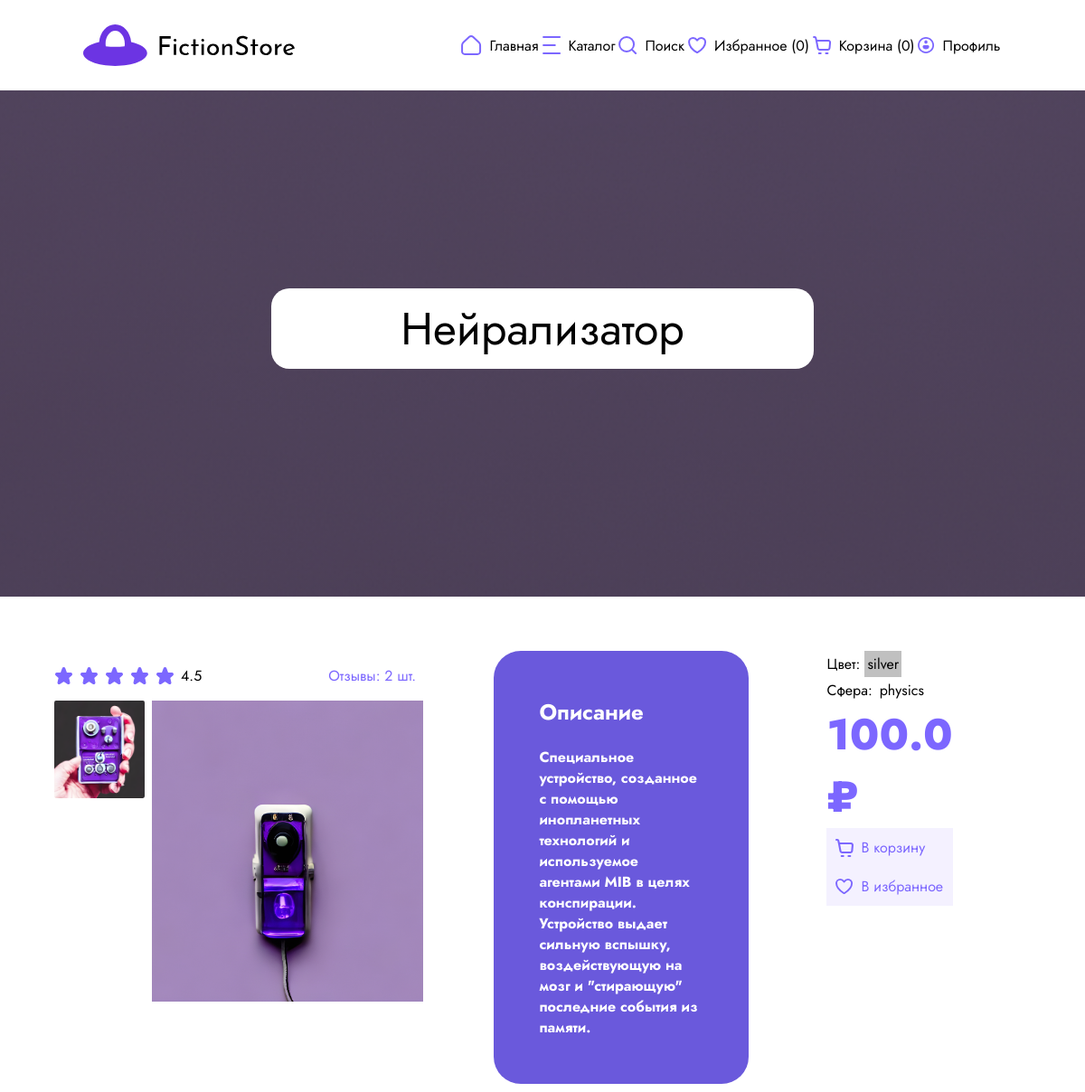
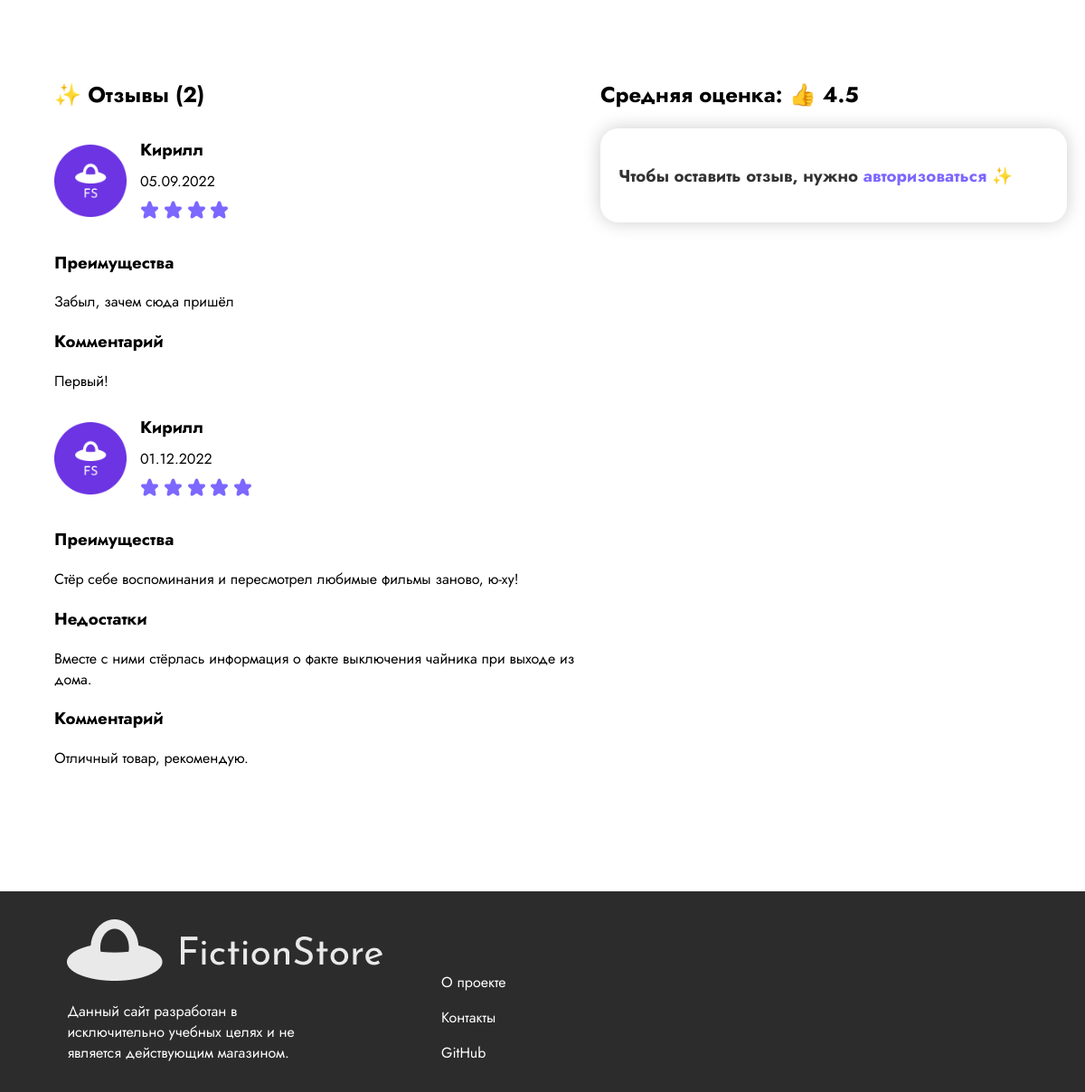
The app's page /product?id=1, older data (2 pictures, top to bottom).
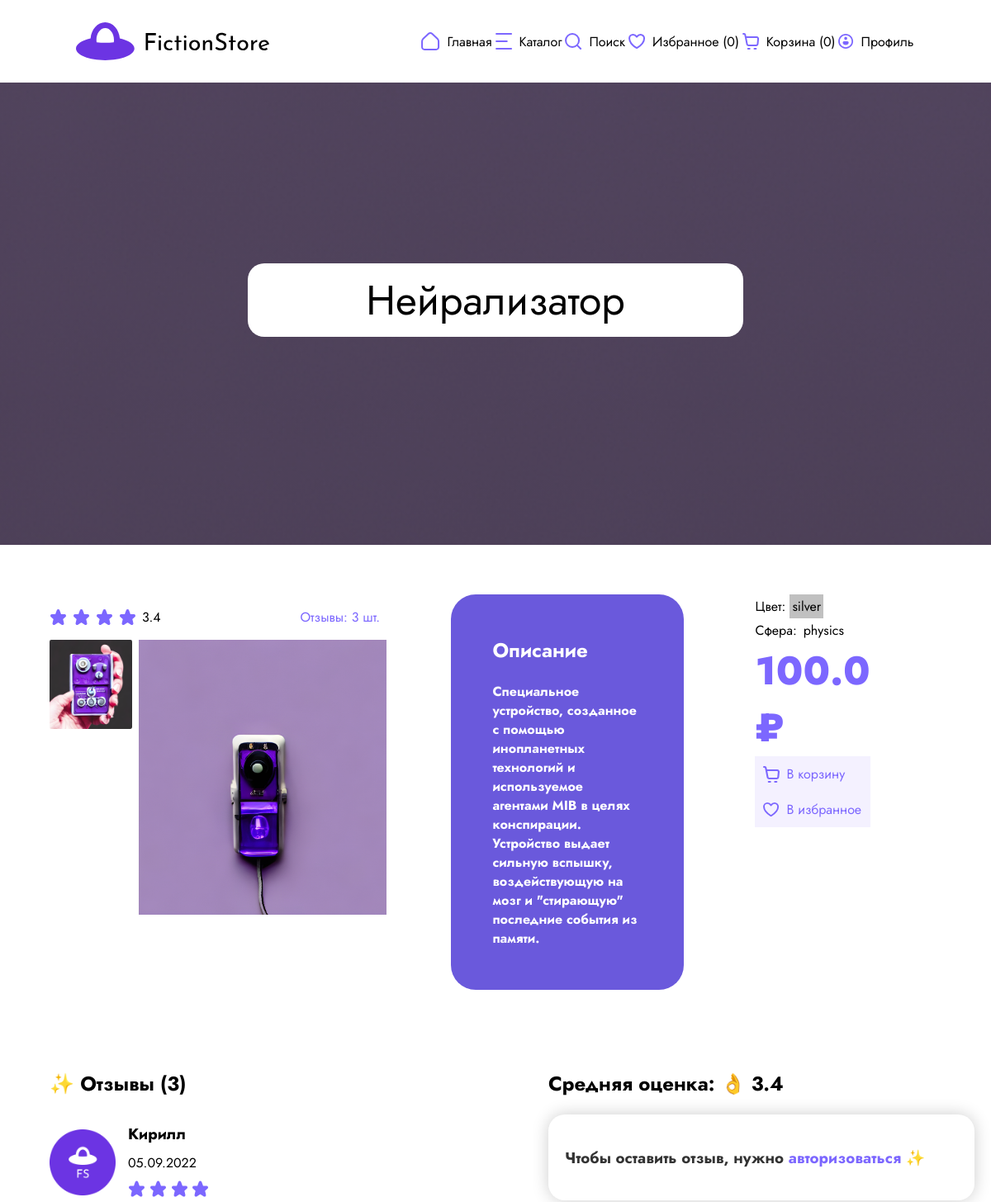
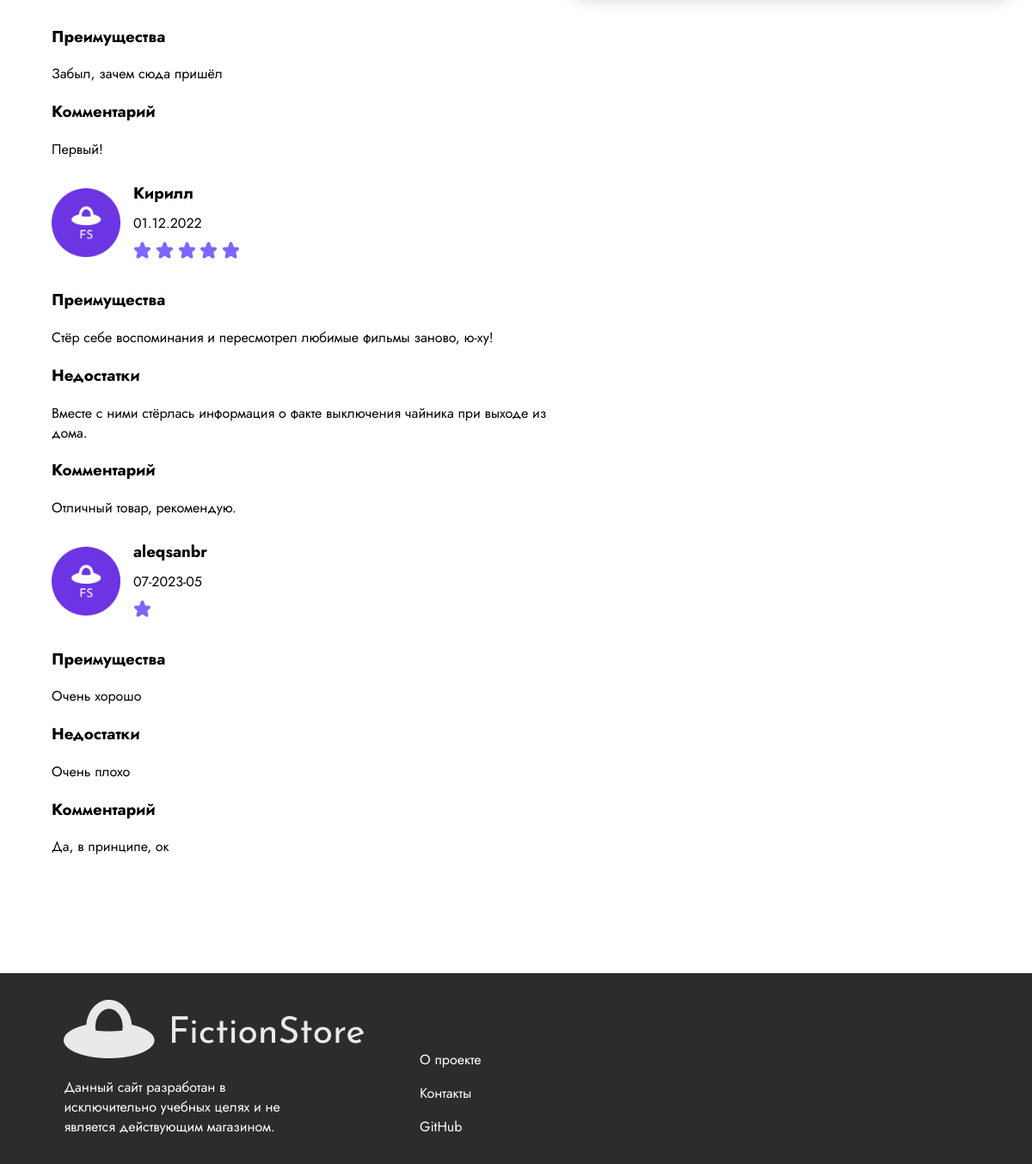
The same page, newer data (2 pictures, top to bottom).
### app/models.py (models this page shows)
class Item(db.Model):
    __tablename__ = "item"
    id              = db.Column(db.Integer, primary_key=True)
    title           = db.Column(db.String(100), nullable=False)
    price           = db.Column(db.Float, nullable=False)
    description     = db.Column(db.String(1000), nullable=False)
    images          = db.Column(db.JSON) # [ "str", ... ]
    colors          = db.Column(db.JSON) # [ "str", ... ]
    science         = db.Column(db.JSON) # [ "str", ... ]
    comments        = db.relationship("Comment", backref="item")

class Comment(db.Model):
    __tablename__ = "comment"
    id          = db.Column(db.Integer, primary_key=True)
    user_id     = db.Column(db.Integer, db.ForeignKey('user.id'))
    item_id     = db.Column(db.Integer, db.ForeignKey('item.id'))
    date        = db.Column(db.String(10), nullable=False) # "day.month.year"
    score       = db.Column(db.Integer, nullable=False)
    pros        = db.Column(db.String(400))
    cons        = db.Column(db.String(400))
    text        = db.Column(db.String(800))

class User(db.Model):
    __tablename__ = "user"
    id          = db.Column(db.Integer, primary_key=True)
    email       = db.Column(db.String(100), nullable=False, unique=True)
    password    = db.Column(db.String(100), nullable=False)
    token       = db.Column(db.String(100), nullable=False, unique=True)
    name        = db.Column(db.String(50), nullable=False)
    surname     = db.Column(db.String(50))
    comments    = db.relationship("Comment", backref="user")
    basket      = db.relationship("Item", secondary=basket, backref=db.backref('users_have_basket'))
    favourites  = db.relationship("Item", secondary=favourites, backref=db.backref('users_have_fav'))

### app/controllers.py (the view)
@app.route('/product', methods=['GET', 'POST'])
def product():
    id = request.args.get('id')
    if not id or not (item := db.session.query(Item).filter(Item.id == id).first()):
        return redirect('404', code=404), {"Refresh": "0; url=/404"}
    user = authToken(request)
    favs_len, basket_len = favs_basket_len(user, request.cookies)
    if (score := request.form.get('score')) and score.isdigit() and \
       (score := int(score)) and score < 6 and score > 0:
            pros = request.form.get('pros')
            cons = request.form.get('cons')
            text = request.form.get('text')
            item.comments.append(Comment(user_id=user.id, date=datetime.today().strftime('%d-%Y-%m'),
                                        score=int(score), pros=pros, cons=cons, text=text))
            db.session.commit()
            return redirect('/product?id='+id)
    average = 0
    if item.comments:
        for comment in item.comments:
            average += comment.score
        average /= len(item.comments)
    if user:
        in_fav = user.favourites.count(item) != 0
        in_basket = user.basket.count(item) != 0
    else:
        in_fav = (favourites := request.cookies.get('favourites')) and id+',' in favourites
        in_basket = (basket := request.cookies.get('basket')) and id+',' in basket
    return render_template('product.html', favs_len=favs_len, basket_len=basket_len,
                           item=item, in_fav=in_fav, in_basket=in_basket,
                           average=average, user=user)

### app/templates/product.html (shortened to what this page needs)
{% extends 'base.html' %}
{% block content %}
<main class="product-main">
    <h1>{{ item.title }}</h1>
</main>
<div class="item-container">
    <span class="flexspan" style="width:100%;">
        <div class="product item-column1">
        <div class="starsfavimgs">
            <span class="starsnfav">
                <span class="item-stars">
                    {% if item.comments %}
                        {% for _ in range (average | round(0, 'ceil') | int) %}
                            <img src="static/img/gui/star.svg" alt="">
                        {% endfor %}
                        <p>{{ average | round(1, 'ceil') }}</p>
                    {% endif %}
                </span>
                <a href="#reviews">Отзывы: {{ item.comments|length }} шт.</a>
            </span>
            <span class="item-imgs">
                <div class="additional">
                    {% for image in item.images[1:] %}
                        <img preview src="/static/img/items/{{ image }}" width="100" height="108">
                    {% endfor %}
                </div>
                <img preview src="/static/img/items/{{ item.images.0 }}" width="300" height="333">
            </span>
        </div>
        </div>
    <aside class="item-column3 product description">
        <h2><b>Описание</b></h2>
        <h4>{{ item.description }}</h4>
    </aside>
        <aside class="item-column2 product">
        <div class="characteristics">
            <div class="characteristic">
                <span style="padding-top: 3px">Цвет:</span>
                {% for color in item.colors %}
                    <span style="background: {{ color }}; padding: 3px; margin-left: 5px">{{ color }}</span>
                {% endfor %}
            </div>
            <div class="characteristic">
                <span style="padding-top: 3px">Сфера:</span>
                    <span style="padding: 3px; margin-left: 5px">
                        {% for sci in item.science %} {{ sci }} {% endfor %}
                    </span>
            </div>
            <div class="price-label">{{ item.price }} ₽</div>
            <div class="favcart" id="basketBox">
                {% if in_basket %}
                    <input type="checkbox" id="basket" checked>
                    <img style="color: rgba(124, 103, 255, 1)" src="static/img/gui/cart.svg">
                    <label for="basket">В корзине</label>
                {% else %}
                    <img style="color: rgba(124, 103, 255, 1)" src="static/img/gui/cart.svg">
                    <label for="basket">В корзину</label>
                {% endif %}
            </div>
            <div class="favcart" id="favBox">
                {% if in_fav %}
                    <input type="checkbox" id="fav" checked>
                    <img src="static/img/gui/favourite.svg">
                    <label for="fav">В избранном</label>
                {% else %}
                    <img src="static/img/gui/favourite.svg">
                    <label for="fav">В избранное</label>
                {% endif %}
            </div>
        </div>
        </aside>
    </span>
    <span class="reviews-container">
        <aside class="reviews-texts">
            <div id="reviews" class="reviews">
                <h2>✨ Отзывы ({{ item.comments|length }})</h2>
                {% for comment in item.comments %}
                    <span class="review-head">
                        <img class="reviewer-pic" src="static/img/gui/favicon.ico">
                        <div class="reviewer-name">
                            <h3>{{ comment.user.name }} </h3>
                            <p>{{ comment.date }}</p>
                            {% for _ in range(comment.score | int) %}
                                <img src="static/img/gui/star.svg" alt="">
                            {% endfor %}
                        </div>
                    </span>
                    {% if comment.pros %}
                        <h3>Преимущества</h3>
                        <p>{{ comment.pros }}</p>
                    {% endif %}
                    {% if comment.cons %}
                        <h3>Недостатки</h3>
                        <p>{{ comment.cons }}</p>
                    {% endif %}
                    {% if comment.text %}
                        <h3>Комментарий</h3>
                        <p>{{ comment.text }} </p>
                    {% endif %}
                {% endfor %}
            </div>
        </aside>
        <div class="catalog">
            <h2>Средняя оценка:
                {% set vars = {'rate': average | round(1, 'ceil') } %}
                {% if vars['rate'] == 0 %}
                    <o style="font-weight: 400">ещё не оценено</o> 🙈
                {% elif vars['rate'] <= 2 %}
                    👎 {{ vars['rate'] }}
                {% elif vars['rate'] < 4 %}
                    👌 {{ vars['rate'] }}
                {% else %}
                    👍 {{ vars['rate'] }}
                {% endif %}
            </h2>
            <div class="itemcomm_body">
                {% if user %}
                    <form method="post" class="itemcomm_form">
                    <h3 class="itemcomm_title">😉 Оставьте свой отзыв, {{ user.name }}</h3>
                    <div class="itemcomm_formgroup">
                        <label for="itemcomm_pros" class="itemcomm_label">Преимущества:</label>
                        <textarea name="pros" id="itemcomm_pros" rows="5"
                                  class="itemcomm_input itemcomm_textarea"></textarea>
                        <label for="itemcomm_cons" class="itemcomm_label">Недостатки:</label>
                        <textarea name="cons" id="itemcomm_cons" rows="5"
                                  class="itemcomm_input itemcomm_textarea"></textarea>
                    </div>
                    <label for="itemcomm_comment" class="itemcomm_label">Комментарий:</label>
                    <textarea name="text" id="itemcomm_comment" rows="10"
                              class="itemcomm_input itemcomm_textarea"></textarea>
                    <label for="itemcomm_rating" class="itemcomm_label">Общая оценка:</label>
                    <input type="number" name="score" id="itemcomm_rating" min="1" max="5" value="5"
                           class="itemcomm_input itemcomm_number"/>
                    <input type="submit" value="Отправить" class="itemcomm_submit"/>
                </form>
                {% else %}
                    <div class="itemcomm_form">
                    <h3 class="itemcomm_title">Чтобы оставить отзыв, нужно <a href="/login">авторизоваться</a> ✨</h3>
                </div>
                {% endif %}
            </div>
        </div>
    </span>
</div>
{% endblock %}

### app/templates/base.html (shortened to what this page needs)
<!DOCTYPE html>
<html>
    <head>
        <link rel="stylesheet" href="static/styles/style.css">
    </head>
    <body>
        <header>
            <div class="navigator">
                <a href="/" style="display: contents;"><img src="static/img/gui/logo.svg"></a>
                <nav class="hide">
                    <span>
                        <img src="static/img/gui/home.svg">
                        <a href="/">Главная</a>
                    </span>
                    <span>
                        <img src="static/img/gui/Catalog.svg">
                        <a href="catalog">Каталог</a>
                    </span>
                    <span>
                        <img src="static/img/gui/Search.svg">
                        <a href="/#search">Поиск</a>
                    </span>
                    <span>
                        <img src="static/img/gui/favourite.svg">
                        <a href="favourites">Избранное ({{ favs_len }})</a>
                    </span>
                    <span>
                        <img src="static/img/gui/backets.svg">
                        <a href="basket">Корзина ({{ basket_len }})</a>
                    </span>
                    <span>
                        <img src="static/img/gui/Profile.svg">
                        <a href="profile">Профиль</a>
                    </span>
                </nav>
            </div>
        </header>
        {% block content %} {% endblock %}
        <footer>
            <div class="annotation">
                <img src="static/img/gui/white_logo.png">
                <p>Данный сайт разработан в исключительно учебных целях и не является действующим магазином.</p>
            </div>
            <div class="nav_footer">
                <a href="https://github.com/BeidinaDaria/Fiction-store/blob/main/README.md"><p>О проекте</p></a>
                <a href="https://github.com/BeidinaDaria/Fiction-store/blob/main/README.md"><p>Контакты</p></a>
                <a href="https://github.com/BeidinaDaria/Fiction-store.git"><p>GitHub</p></a>
            </div>
        </footer>
    </body>
</html>

Row changes from the older to the newer data that the page shows:
added Comment: user.name "aleqsanbr", date "07-2023-05", score 1 (drawn), pros "Очень хорошо", cons "Очень плохо", text "Да, в принципе, ок"
Text that changed along with them:
{{ average | round(1, 'ceil') }}: "4.5" → "3.4"
{{ item.comments|length }}: "2" → "3"
{{ vars['rate'] }}: (not shown) → "3.4"
{{ vars['rate'] }}: "4.5" → (not shown)
